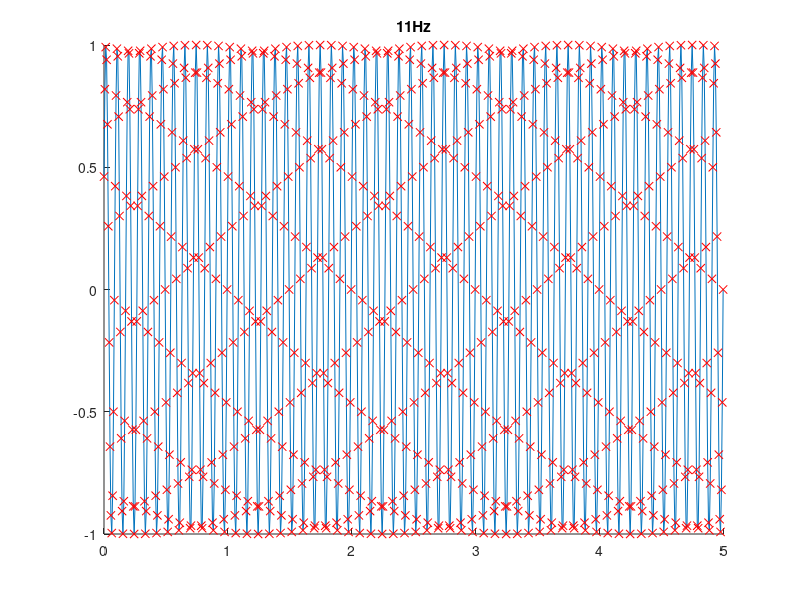
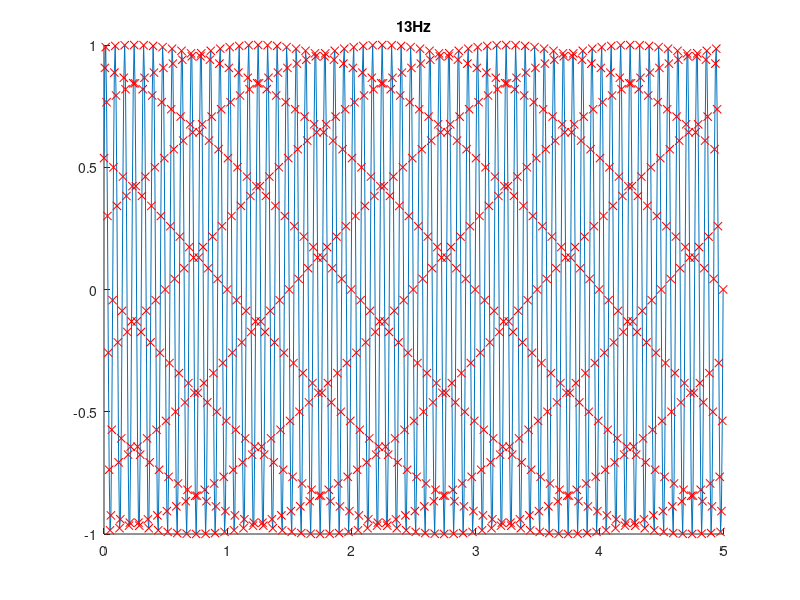
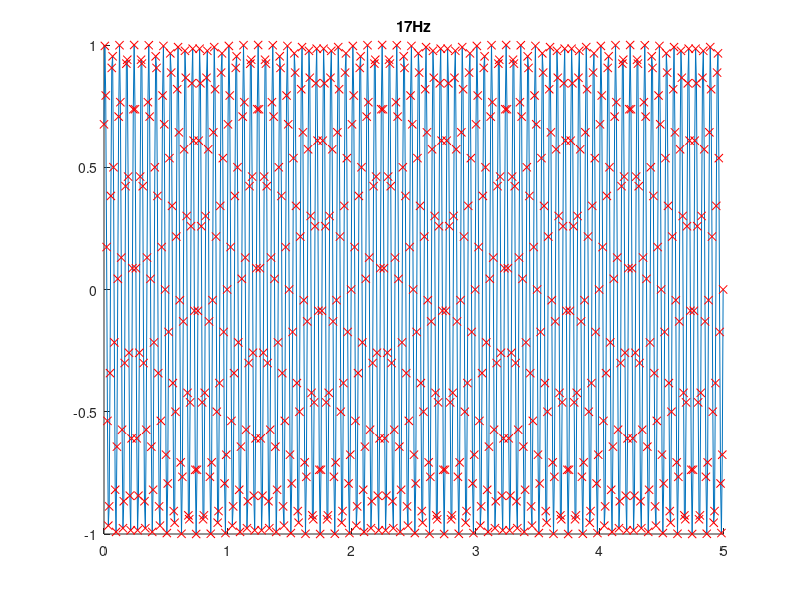
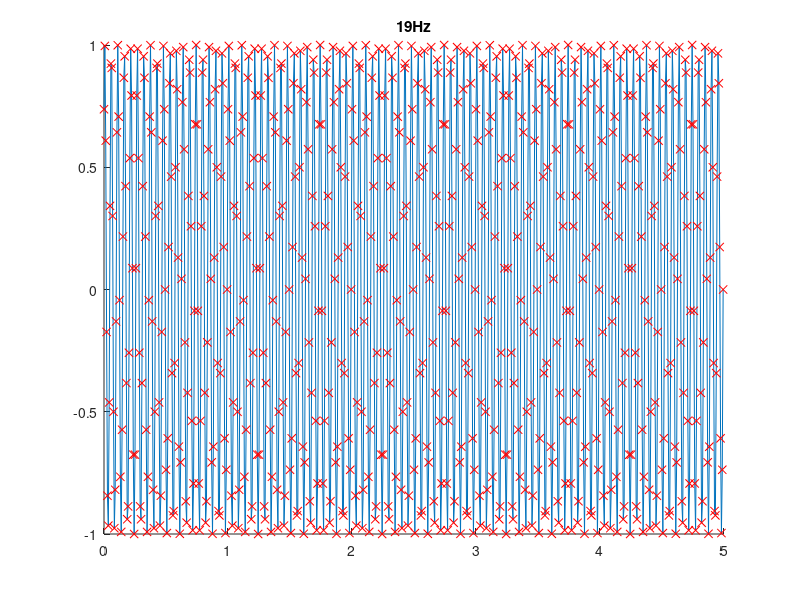

These charts were generated, in order, by the following MATLAB code: (Note: this script raises an error after producing the figures.)
Hzs = [11 13 17 19];
for H = 1:length(Hzs)
clear sig
Hz = Hzs(H);
fs = 144;
frames = fs/Hz;

% frameactual = 14;
% t = 0:0.0069:frames/144;
% t = 0:frames;

t = 0:1/fs:1/Hz;

trial = 0:1/fs:5-1/fs;

for x = 1:length(trial)
    sig(x) = sin(2*pi/frames*x);
end

h = figure; hold on
plot(trial, sig);
plot(trial, sig, 'rx')
title([num2str(Hz) 'Hz'])

saveas(h, [ cd '/' num2str(Hz) '.png'])
end

%% How I'll do it in C++
triallength = 5;
f.trial = fs*triallength;

fs = 144;
Hz = 11;
frames = fs/Hz;


for x = 1:f.trial
    sig(x) = sin(2*pi/frames*x);
end


%% TEST SIGNAL
fs = 144;
lim.s = [0 5]; % epoch limits (seconds) relative to trigger

lim.x = ceil(lim.s*fs) + 1;
lim.x(2) = lim.x(2)  - 1;

n.s = lim.s(2)-lim.s(1);
n.x = lim.x(2)-lim.x(1)+1;

t = (0:n.x-1)/fs;

f = 0 : 1/n.s : fs - 1/n.s; % f = 0 : 1/n.s : fs;


amp = abs( fft( sig ) )/n.x;
amp(2:end-1,:) = amp(2:end-1,:)*2; % double amplitudes
    
h = figure;
plot(f,amp )

%% TEST SIGNAL - 60Hz
fs = 60;
lim.s = [0 5]; % epoch limits (seconds) relative to trigger

lim.x = ceil(lim.s*fs) + 1;
lim.x(2) = lim.x(2)  - 1;

n.s = lim.s(2)-lim.s(1);
n.x = lim.x(2)-lim.x(1)+1;

t = (0:n.x-1)/fs;

f = 0 : 1/n.s : fs - 1/n.s; % f = 0 : 1/n.s : fs;


amp = abs( fft( sig ) )/n.x;
amp(2:end-1,:) = amp(2:end-1,:)*2; % double amplitudes
    
h = figure;
plot(f,amp )

    
    